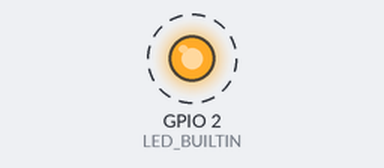
Bench run of a sketch on a simulated ESP32. Parts: output pins drawn as LEDs (lit = HIGH). Dashed ring = blinking. WiFi joins after 1.5 s; servers stay silent unless stated; what the sketch prints to the serial monitor is not drawn.

Above: at 2.0 s.
Timing chart, 0 to 6.1 s (numbered marks = the images above):
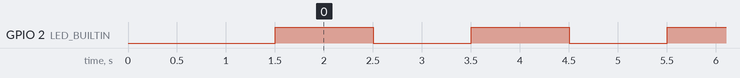

Measured:
- by itself, GPIO 2 (LED_BUILTIN): alternates HIGH for 1.0 s and LOW for 1.0 s

The sketch:

basic-ota.ino
```cpp
#include <WiFi.h>
#include <ESPmDNS.h>
#include <ArduinoOTA.h>

const int LED_BUILTIN = 2;

const char *ssid = "SUPER-ORCA";
const char *password = "zxcvbnmv";

void setup() {
  pinMode(LED_BUILTIN, OUTPUT);

  Serial.begin(115200);
  Serial.println("Booting");

  WiFi.mode(WIFI_STA);
  WiFi.begin(ssid, password);
  while (WiFi.waitForConnectResult() != WL_CONNECTED) {
    Serial.println("Connection Failed! Rebooting...");
    delay(5000);
    ESP.restart();
  }

  // Port defaults to 3232
  ArduinoOTA.setPort(3232);

  // Hostname defaults to esp32-[MAC]
  ArduinoOTA.setHostname("esp32-OTA");

  // No authentication by default
  ArduinoOTA.setPassword("admin");

  // Password can be set with it's md5 value as well
  // MD5(admin) = 21232f297a57a5a743894a0e4a801fc3
  // ArduinoOTA.setPasswordHash("21232f297a57a5a743894a0e4a801fc3");

  ArduinoOTA
    .onStart([]() {
      String type;
      if (ArduinoOTA.getCommand() == U_FLASH) {
        type = "sketch";
      } else {  // U_SPIFFS
        type = "filesystem";
      }

      // NOTE: if updating SPIFFS this would be the place to unmount SPIFFS using SPIFFS.end()
      Serial.println("Start updating " + type);
    })
    .onEnd([]() {
      Serial.println("\nEnd");
    })
    .onProgress([](unsigned int progress, unsigned int total) {
      Serial.printf("Progress: %u%%\r", (progress / (total / 100)));
    })
    .onError([](ota_error_t error) {
      Serial.printf("Error[%u]: ", error);
      if (error == OTA_AUTH_ERROR) {
        Serial.println("Auth Failed");
      } else if (error == OTA_BEGIN_ERROR) {
        Serial.println("Begin Failed");
      } else if (error == OTA_CONNECT_ERROR) {
        Serial.println("Connect Failed");
      } else if (error == OTA_RECEIVE_ERROR) {
        Serial.println("Receive Failed");
      } else if (error == OTA_END_ERROR) {
        Serial.println("End Failed");
      }
    });

  ArduinoOTA.begin();

  Serial.println("Ready");
  Serial.print("IP address: ");
  Serial.println(WiFi.localIP());
}

void loop() {
  ArduinoOTA.handle();
  digitalWrite(LED_BUILTIN, HIGH);
  delay(1000);
  digitalWrite(LED_BUILTIN, LOW);
  delay(1000);
}
```
